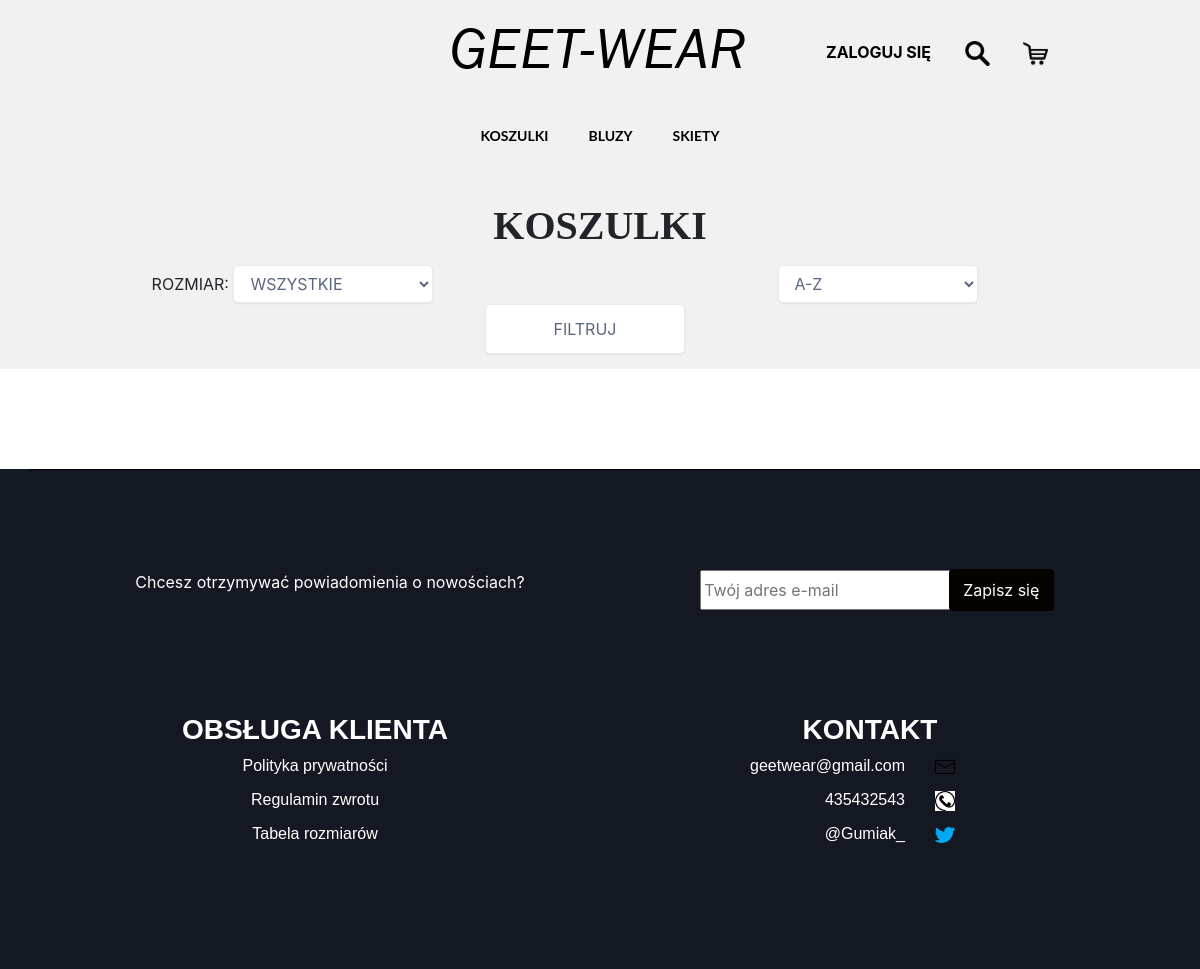
Screenshot of /index2.php?idc=1 with the database file from the repository.
### tables this page shows
CREATE TABLE `subpages` (
  `id_subpage` int(11) NOT NULL,
  `subpage_name` varchar(30) NOT NULL,
  `additional_info` varchar(30),
  `status` tinyint(1) NOT NULL
);

CREATE TABLE `categories` (
  `id_category` int(11) NOT NULL,
  `category_name` varchar(30) NOT NULL
);

### php/getSubpages.php (the view, shortened to what this page needs)
<form method="">
    <ul class="menu_cale">
    <?php
        include('load_database.php');
        $stmt100 = $pdo->query('SELECT * FROM subpages WHERE status = 1');
        foreach($stmt100 as $row100){
            echo '<li class="kategoria"><a href="index2.php?idc='.$row100['additional_info'].'">'.$row100['subpage_name'].'</a></li>';
        }
    ?>
    </ul>

### index2.php (shortened to what this page needs)
<!DOCTYPE html>
<html lang="pl-PL">
    <head>
        <link href="css/podstrony_produktu.css" rel="stylesheet" type="text/css"/>
        <link rel="stylesheet" href="https://maxcdn.bootstrapcdn.com/bootstrap/4.0.0/css/bootstrap.min.css">
    </head>
    <body>
        <div class="row" id="logo_zaw">
            <div class="help">
            </div>
            <div class="logo">
                <a href="index.php"><img src="photos/logo3.png" alt="logo" class="logo_id"></a>
            </div>
            <div class="rightsite">
                <div class="logowanie">
                <?php
                    if($_SESSION && isset($_SESSION['login'])){
                        ?>
                        <div class="dropdown show">
                        <a href="logowanie.php"role="button" id="dropdownMenuLink" data-toggle="dropdown" aria-haspopup="true" aria-expanded="false">
                        <p class="loguj"><img class="user_logo" src="./icons/user.png"></p>
                        </a>
                        <div class="dropdown-menu" aria-labelledby="dropdownMenuLink">
                            <a class="dropdown-item" href="./profile.php">Profil</a>
                            <?php
                            if($_SESSION['user-type']=='admin' || $_SESSION['user-type']=='worker'){
                                echo "<a class='dropdown-item' href='./adminPanel/DashBoard.php'>Zarządzaj</a>";
                            }
                            ?>
                            <div class="dropdown-divider"></div>
                            <a class="dropdown-item" href="#"><form method='POST' action='./php/logout.php'>
                            <button name='log_out' type='submit' class='log-out'>Wyloguj się</button>
                            </form></a>
                        </div>
                        </div>
                      <?php
                    }else{
                        echo '<a href="logowanie.php"><p class="loguj"> ZALOGUJ SIĘ </p></a>';
                    }
                    ?>
                </div>
                <div class="wyszukiwanie">
                    <a href="wyszukiwarka.php"><img class="lupa" src="icons/lupa.png" alt="alt"/></a>
                </div>
                <div class="koszyk">
                    <a href="koszyk.php"><img class="koszy" src="icons/koszyk.png" alt="alt"/></a>
                </div>
            </div>
        </div>
        <nav class="nabar sticky-top" id="menu_cale">
           <?php
            include('php/getSubpages.php');
           ?>
        </nav>
        <div class="panel_podstrony_2">
            <div class="panel_podstrony ">
                <h1 class="title_of_product ">
                    <?php
                        $idc = $_GET['idc'];
                        $stmt10 = $pdo->query('SELECT category_name FROM categories WHERE id_category = "'.$idc.'"');
                        foreach($stmt10 as $row10){}
                        echo $row10['category_name'];
                    ?>
                </h1>
                <from class="filtr" method="post">
                    <div class="sortowanie_panel col-12 row">
                        <div class="panel_rozmiarow col-xs-12 col-sm-6 col-lg-6">
                            <label>ROZMIAR:</label>
                            <select name="sort_size" class="select_size">
                                <option value="0">WSZYSTKIE</option>
                            </select>
                        </div>
                        <div class="panel_sortuj_wedlug col-xs-12 col-sm-6 col-lg-6">
                            <select name="sort_rest" class="select_sort">
                                <option value="product_name ASC">A-Z</option>
                            </select>
                        </div>
                        <div class='col-12'>
                            <input type="submit" class='filter-button' value='FILTRUJ' name="filtr"></input>
                        </div>
                    </div>
            </div>
        </div>
        <div class="fotter">
            <div class='content-fotter container'>
                <div class="newsletter row " id="newsletter">
                    <div class="napis col-xs-12 col-sm-12 col-lg-6">
                        Chcesz otrzymywać powiadomienia o nowościach?
                    </div>
                    <div class="form col-xs-12 col-sm-12 col-lg-6">
                        <div class="newsletter-form">
                        <input class="input" name="email" type="text" value="" placeholder="Twój adres e-mail">
                        <button class="btn" type="button" name="button">Zapisz się</button>
                    </div>
                    </div>
                </div>
                <div class="zawartosc_fotter row">
                    <div class="obsluga_klienta col-lg-6">
                        <h3 class="napis_obsluga col-lg-12">OBSŁUGA KLIENTA</h3>
                        <div class="polityka col-lg-6">
                            <span>Polityka prywatności</span>
                        </div>
                        <div class="polityka col-lg-6">
                            <span>Regulamin zwrotu</span>
                        </div>
                        <div class="polityka col-lg-6">
                            <span>Tabela rozmiarów</span>
                        </div>
                    </div>
                    <div class="kontakt col-lg-6 row">
                        <h3 class="napis_kontakt col-lg-12">KONTAKT</h3>
                        <div class="mail col-6">
                            <span>geetwear@gmail.com</span>
                        </div>
                        <div class="mail_ikona col-6">
                            <img src="icons/poczta.png" alt="alt" class="ikona_poczty"/>
                        </div>
                        <div class="mail col-6">
                            <span>435432543</span>
                        </div>
                        <div class="mail_ikona col-6">
                            <img src="icons/telefon.png" alt="alt" class="ikona_poczty"/>
                        </div>
                        <div class="mail col-6">
                            <a class="twitter" href="https://twitter.com/gumiak_">@Gumiak_</a>
                        </div>
                        <div class="mail_ikona col-6">
                            <img src="icons/twitter.png" alt="alt" class="ikona_poczty"/>
                        </div>
                    </div>
                </div>
            </div>
    </body>
</html>

### css/podstrony_produktu.css (style rules this page uses)
html,body { width: 100%; height: 100%; margin: 0px; padding: 0px; overflow-x: hidden; }
.loguj { color:black; font-weight: bold; text-decoration: none; }
#logo_zaw { background-color: #f1f1f1; width:100%; position: relative; left:15px; }
ul .kategoria { list-style:none; display:inline-block; line-height: 80px; text-transform:uppercase; }
.logo { width:33.3%; }
.rightsite { width:33.3%; display: flex; margin-top:40px; }
.logowanie { width:33%; text-align: right; }
.wyszukiwanie { width:23%; text-align: center; }
.logo { text-align:center; }
.koszyk { width:23%; }
.lupa { width:25px; }
.help { width: 33.3%; }
.koszy { width:25px; }
nav { width: 100%; height: 85px; background-color: #f1f1f1; text-align: center; }
ul { width:100%; }
ul li { text-decoration: none; list-style: none; }
.menu_cale { width:100%; margin:0; padding:0; }
ul .kategoria { list-style:none; display:inline-block; line-height: 80px; }
ul li a, ul li a:hover { display: block; text-decoration: none; font-size: 14px; font-family: arial; color: black; padding:0 20px; font-family: 'Lato', Helvetica, Arial, sans-serif; font-weight: bold; }
.filter-button { background-color: #f9f9f9; color: #223254; height:50px; width: 200px; border: 1px solid #E8EAED; border-radius: 5px; background: white; box-shadow: 0 1px 3px -2px #9098A9; cursor: pointer; font-family: inherit; font-size: 16px; transition: all 150ms ease; color: #5A667F }
.select_size,.select_sort { background-color: #f9f9f9; color: #223254; padding: 7px 40px 7px 12px; width: 200px; border: 1px solid #E8EAED; border-radius: 5px; background: white; box-shadow: 0 1px 3px -2px #9098A9; cursor: pointer; font-family: inherit; font-size: 16px; transition: all 150ms ease; color: #5A667F }
.sortowanie_panel { margin-bottom:100px; padding-bottom:15px; padding-top:15px; }
.panel_podstrony { text-align: center; padding-top:20px; background:#f1f1f1; }
.panel_podstrony_2 { background:#f1f1f1; width:100%; }
.title_of_product { margin:auto; font-family: 'Milliard Book'; font-weight: bold; }
.title_of_product { text-transform: uppercase; }
.input { width:350px; }
.input { height: 40px; }
.btn { height: 42px; position: relative; background-color:#050200; width:105px; padding: 10px; border:none; padding: 20px; display: inline-block; right:106px; top:-2px; color:white; }
.fotter { background:#141822; height:500px; width:100%; margin:auto; color:white; }
.zawartosc_fotter { text-align: center; margin-bottom:30px; }
.newsletter { border-top: 1px solid black; padding-top: 100px; width:1200px; text-align: center; }
.kontakt, .obsluga_klienta { font-family: Arial; }
.napis_kontakt, .napis_obsluga { font-weight:bold; }
.newsletter { margin-bottom: 100px; }
.napis_kontakt { text-align:center; }
.mail { text-align: right; margin-bottom: 10px; text-decoration: none; left:50px; }
.twitter, .twitter:hover { text-decoration: none; color:white; }
.polityka { text-align: center; margin-bottom: 10px; margin-left:auto; margin-right:auto; }
.mail_ikona { text-align:left; left:50px; }
.ikona_poczty { width:20px; }
@media (min-width:1200px) { .zawartosc, .title_of_product, .newsletter { width:1200px; } }

### rows the page displays
subpages: subpage_name "KOSZULKI"
subpages: subpage_name "BLUZY"
subpages: subpage_name "SKIETY"
categories: category_name "KOSZULKI"
